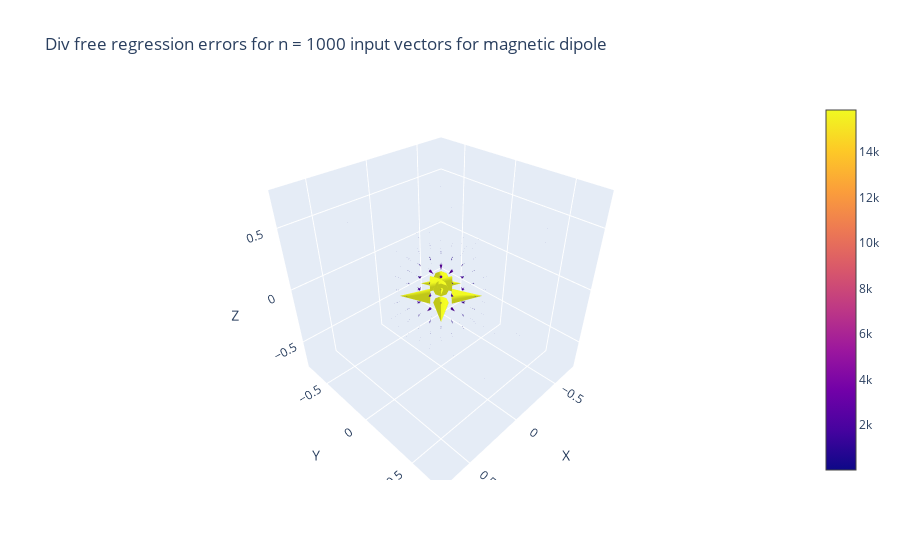

This figure's notebook cell:
### Code cell
# plot residuals of fit above: 
residuals_dipole_div_free, mse_dipole_div_free = differencer(outputs_dipole, outputs_dipole_div_free)
print(f'MSE for this case of {mse_dipole_div_free}')
plotter(residuals_dipole_div_free, 
        title = f'Div free regression errors for n = {given_samples_dipole} input vectors for magnetic dipole')

### Figure 1 — Plotly figure (JSON) as saved in the notebook; plotly's stock layout.template omitted (floating-point values rounded to 4 significant figures; data arrays with more than 128 entries replaced by an {"elided": "..."} marker saying what was removed)
{"data": [{"anchor": "tail", "sizemode": "scaled", "sizeref": 2, "type": "cone", "u": {"elided": "1000 float values"}, "v": {"elided": "1000 float values"}, "w": {"elided": "1000 float values"}, "x": {"elided": "1000 float values"}, "y": {"elided": "1000 float values"}, "z": {"elided": "1000 float values"}}], "layout": {"scene": {"xaxis": {"title": {"text": "X"}}, "yaxis": {"title": {"text": "Y"}}, "zaxis": {"title": {"text": "Z"}}}, "title": {"text": "Div free regression errors for n = 1000 input vectors for magnetic dipole"}}}
